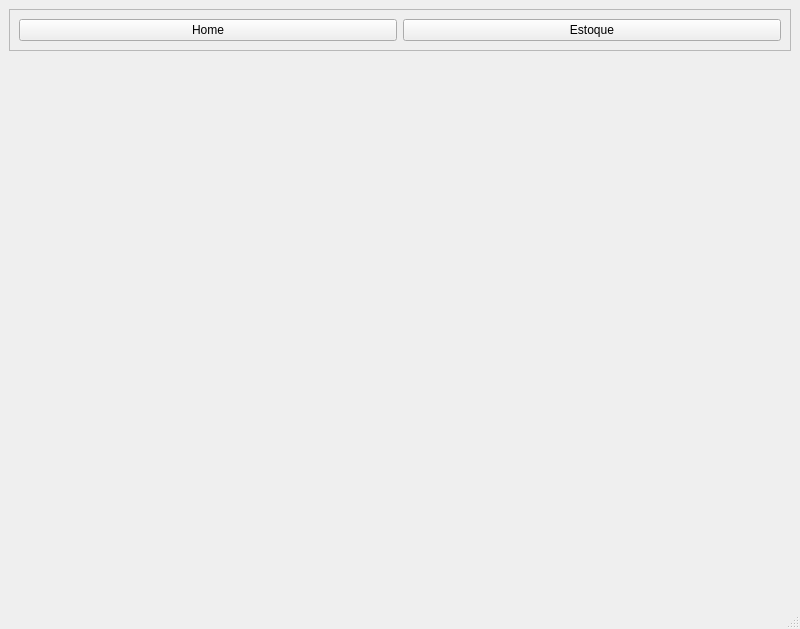
<?xml version="1.0" encoding="UTF-8"?>
<ui version="4.0">
 <class>MainWindow</class>
 <widget class="QMainWindow" name="MainWindow">
  <property name="geometry">
   <rect>
    <x>0</x>
    <y>0</y>
    <width>800</width>
    <height>629</height>
   </rect>
  </property>
  <property name="windowTitle">
   <string>Gerenciamento de Estoque</string>
  </property>
  <widget class="QWidget" name="centralwidget">
   <layout class="QVBoxLayout" name="mainLayout">
    <item>
     <widget class="QFrame" name="navigationFrame">
      <property name="frameShape">
       <enum>QFrame::Shape::StyledPanel</enum>
      </property>
      <property name="frameShadow">
       <enum>QFrame::Shadow::Raised</enum>
      </property>
      <layout class="QHBoxLayout" name="navigationLayout">
       <item>
        <widget class="QPushButton" name="homeButton">
         <property name="text">
          <string>Home</string>
         </property>
        </widget>
       </item>
       <item>
        <widget class="QPushButton" name="estoqueButton">
         <property name="text">
          <string>Estoque</string>
         </property>
        </widget>
       </item>
      </layout>
     </widget>
    </item>
    <item>
     <widget class="QStackedWidget" name="stackedWidget">
      <property name="currentIndex">
       <number>0</number>
      </property>
      <widget class="QWidget" name="homePage">
       <layout class="QVBoxLayout" name="homeLayout">
        <item>
         <widget class="QLabel" name="homeLabel">
          <property name="text">
           <string/>
          </property>
          <property name="pixmap">
           <pixmap resource="Resourcers.qrc">:/images/images/Estampa.png</pixmap>
          </property>
          <property name="scaledContents">
           <bool>true</bool>
          </property>
          <property name="alignment">
           <set>Qt::AlignmentFlag::AlignCenter</set>
          </property>
         </widget>
        </item>
       </layout>
      </widget>
      <widget class="QWidget" name="estoquePage">
       <layout class="QVBoxLayout" name="estoqueLayout">
        <item>
         <layout class="QHBoxLayout" name="estoqueControlsLayout">
          <item>
           <widget class="QPushButton" name="addEntradaButton">
            <property name="text">
             <string>Adicionar Entrada</string>
            </property>
           </widget>
          </item>
          <item>
           <widget class="QPushButton" name="removeEntradaButton">
            <property name="text">
             <string>Remover Entrada</string>
            </property>
           </widget>
          </item>
          <item>
           <widget class="QPushButton" name="addSaidaButton">
            <property name="text">
             <string>Adicionar Saída</string>
            </property>
           </widget>
          </item>
          <item>
           <widget class="QPushButton" name="removeSaidaButton">
            <property name="text">
             <string>Remover Saída</string>
            </property>
           </widget>
          </item>
         </layout>
        </item>
        <item>
         <layout class="QHBoxLayout" name="estoqueTreeLayout">
          <item>
           <layout class="QVBoxLayout" name="entradaLayout">
            <item>
             <widget class="QLabel" name="entradaLabel">
              <property name="text">
               <string>Entradas</string>
              </property>
              <property name="alignment">
               <set>Qt::AlignmentFlag::AlignCenter</set>
              </property>
             </widget>
            </item>
            <item>
             <widget class="QTreeWidget" name="treeWidget">
              <column>
               <property name="text">
                <string>id</string>
               </property>
              </column>
              <column>
               <property name="text">
                <string>Tamanho</string>
               </property>
              </column>
              <column>
               <property name="text">
                <string>Estampa</string>
               </property>
              </column>
              <column>
               <property name="text">
                <string>Quantidade</string>
               </property>
              </column>
             </widget>
            </item>
           </layout>
          </item>
          <item>
           <layout class="QVBoxLayout" name="saidaLayout">
            <item>
             <widget class="QLabel" name="saidaLabel">
              <property name="text">
               <string>Saídas</string>
              </property>
              <property name="alignment">
               <set>Qt::AlignmentFlag::AlignCenter</set>
              </property>
             </widget>
            </item>
            <item>
             <widget class="QTreeWidget" name="treeWidget_2">
              <column>
               <property name="text">
                <string>id</string>
               </property>
              </column>
              <column>
               <property name="text">
                <string>Tamanho</string>
               </property>
              </column>
              <column>
               <property name="text">
                <string>Estampa</string>
               </property>
              </column>
              <column>
               <property name="text">
                <string>Quantidade</string>
               </property>
              </column>
             </widget>
            </item>
           </layout>
          </item>
         </layout>
        </item>
       </layout>
      </widget>
     </widget>
    </item>
   </layout>
  </widget>
  <widget class="QMenuBar" name="menubar">
   <property name="geometry">
    <rect>
     <x>0</x>
     <y>0</y>
     <width>800</width>
     <height>21</height>
    </rect>
   </property>
  </widget>
  <widget class="QStatusBar" name="statusbar"/>
 </widget>
 <resources>
  <include location="Resourcers.qrc"/>
 </resources>
 <connections/>
</ui>
